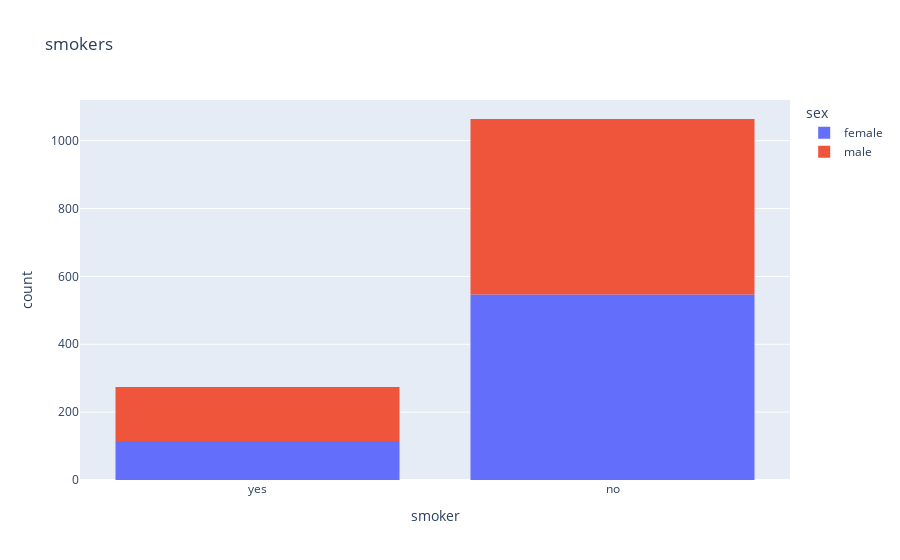

Write notebook code for a chart like this one.
### Code cell
px.histogram(df,
            x= 'smoker',
            color = 'sex',
            title= 'smokers')

### Figure 1 — Plotly figure (JSON) as saved in the notebook; plotly's stock layout.template omitted (floating-point values rounded to 4 significant figures; data arrays with more than 128 entries replaced by an {"elided": "..."} marker saying what was removed)
{"data": [{"alignmentgroup": "True", "bingroup": "x", "hovertemplate": "sex=female<br>smoker=%{x}<br>count=%{y}<extra></extra>", "legendgroup": "female", "marker": {"color": "#636efa", "pattern": {"shape": ""}}, "name": "female", "offsetgroup": "female", "orientation": "v", "showlegend": true, "type": "histogram", "x": {"elided": "662 str values"}, "xaxis": "x", "yaxis": "y"}, {"alignmentgroup": "True", "bingroup": "x", "hovertemplate": "sex=male<br>smoker=%{x}<br>count=%{y}<extra></extra>", "legendgroup": "male", "marker": {"color": "#EF553B", "pattern": {"shape": ""}}, "name": "male", "offsetgroup": "male", "orientation": "v", "showlegend": true, "type": "histogram", "x": {"elided": "676 str values"}, "xaxis": "x", "yaxis": "y"}], "layout": {"autosize": true, "barmode": "relative", "legend": {"title": {"text": "sex"}, "tracegroupgap": 0}, "title": {"text": "smokers"}, "xaxis": {"anchor": "y", "autorange": true, "domain": [0, 1], "range": [-0.5, 1.5], "title": {"text": "smoker"}, "type": "category"}, "yaxis": {"anchor": "x", "autorange": true, "domain": [0, 1], "range": [0, 1120], "title": {"text": "count"}}}}
